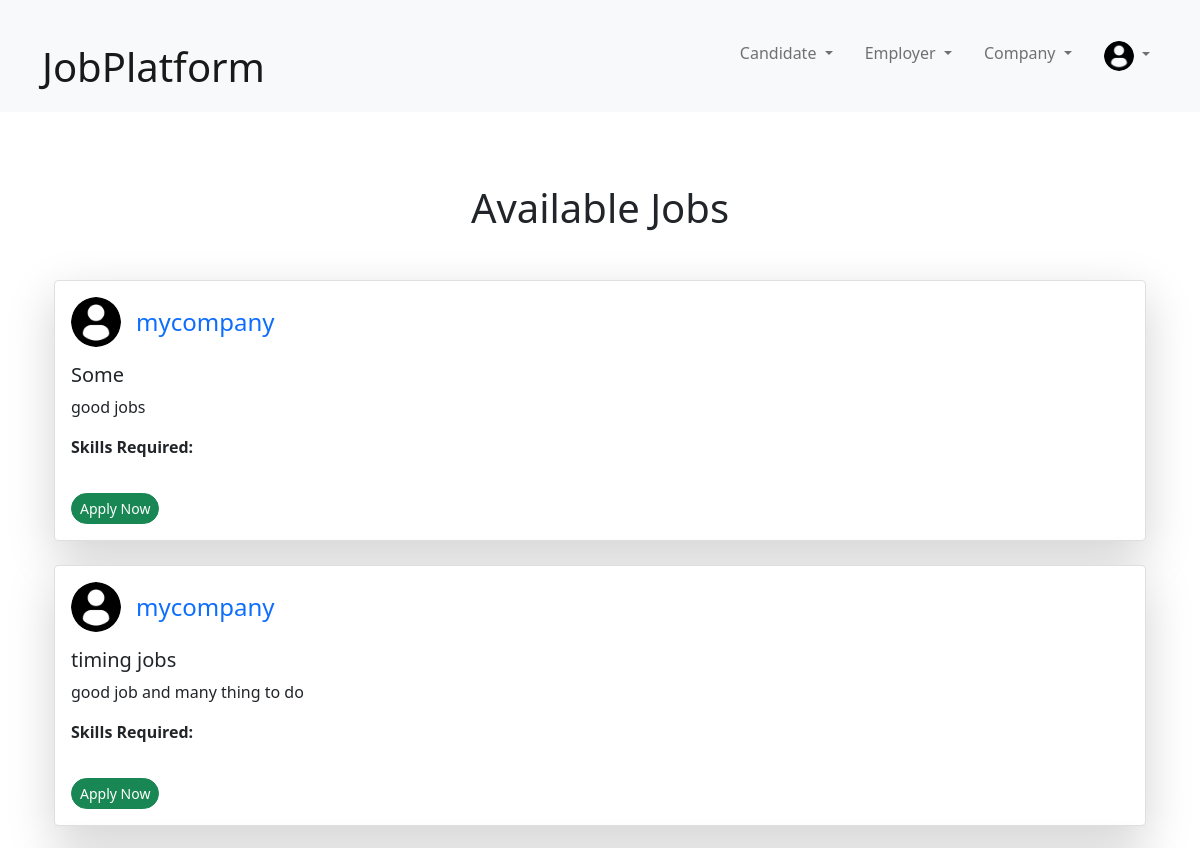
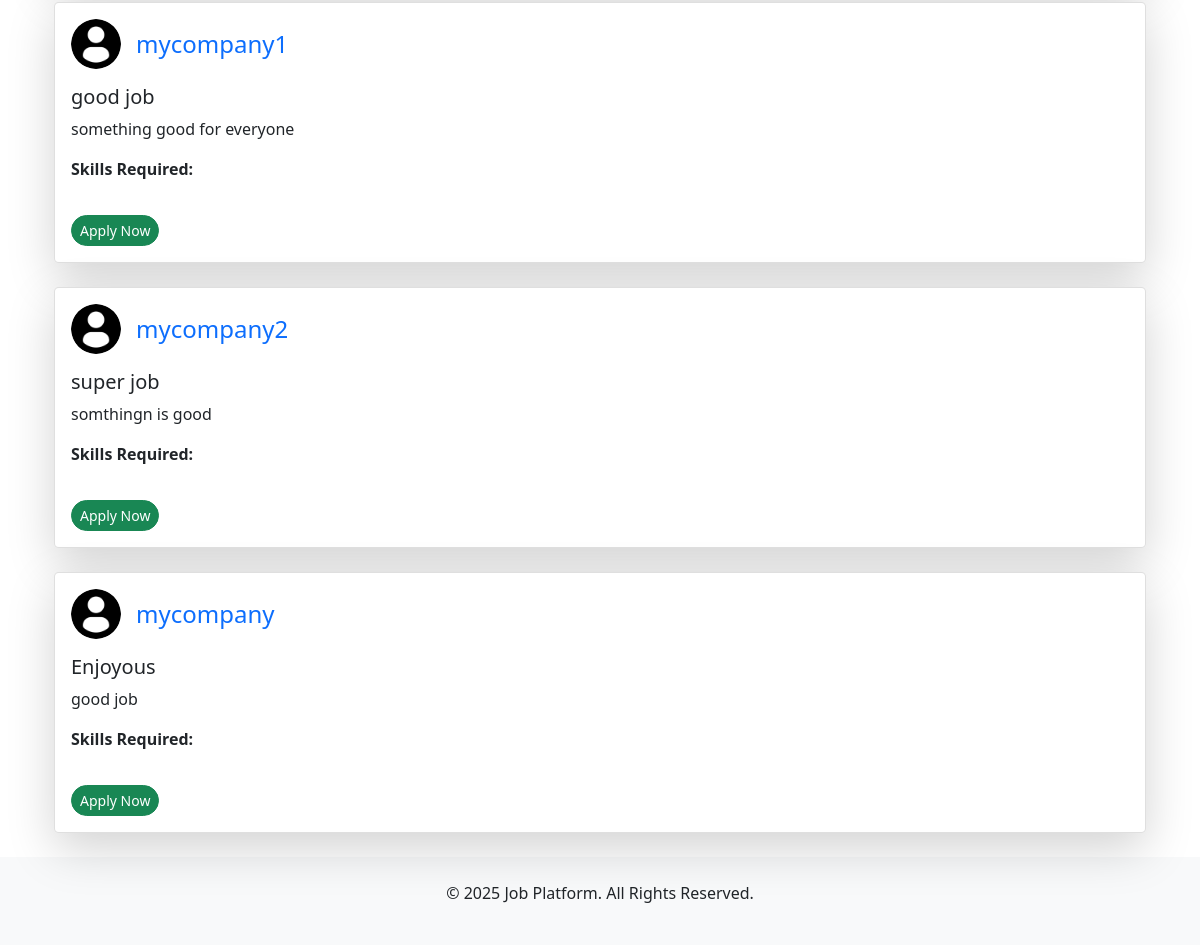
Page /jobs/ (signed in) on the committed database (2 pictures, top to bottom).
### jobs/models.py (models this page shows, shortened)
class Job(models.Model):
    id = models.AutoField(primary_key=True)
    title = models.CharField(max_length=200)
    description = models.TextField()
    keywords = models.CharField(max_length=200)
    company_name = models.CharField(max_length=200)
    posted_at = models.DateTimeField(auto_now_add=True)
    candidates = models.ManyToManyField(Candidate, through='JobApplication', related_name='applied_jobs')

### jobs/views.py (the view)
# urls.py: path('jobs/', views.job_list, name='job_list'),
@login_required
def job_list(request):
    cache_key = "job_list"
    jobs = cache.get(cache_key)
    if not jobs:
        jobs = Job.objects.all()
        cache.set(cache_key, jobs, 300)  # Cache for 5 minutes (300s)
    applied_jobs = []
    if request.user.is_authenticated and request.user.is_candidate:
        try:
            candidate = request.user.candidate_profile
            applied_jobs = candidate.applied_jobs.all()
        except Candidate.DoesNotExist:
            applied_jobs = []
    for job in jobs:
        job.keywords_list = job.keywords.split(",")
        job.applied = job in applied_jobs
    return render(request, 'jobs/job_list.html', {'jobs': jobs})

### templates/jobs/job_list.html (shortened to what this page needs)
{% extends 'base.html' %}
{% block content %}
<h1 class="text-center my-5">Available Jobs</h1>
{% load static %}
<div class="container">
    {% for job in jobs %}
    <div class="card shadow-lg mb-4 rounded-3">
        <div class="card-body">
            <div class="d-flex align-items-center mb-3">
                {% if job.company_logo %}
                    <img src="{{ job.company_logo.url }}" alt="{{ job.company_name }} Logo"
                        class="img-fluid rounded-circle" style="width: 50px; height: 50px; margin-right: 15px;">
                {% else %}
                    <img src="{% static 'images/default-profile.png' %}" alt="Default Logo"
                        class="img-fluid rounded-circle" style="width: 50px; height: 50px; margin-right: 15px;">
                {% endif %}
                <h4 class="card-title text-primary mb-0">{{ job.company_name }}</h4>
            </div>
            <h5 class="card-title text-dark mb-2">{{ job.title }}</h5>
            <p class="card-text">{{ job.description }}</p>
            <div class="mt-3">
                <strong>Skills Required:</strong>
            </div>
            <div class="mt-3">
                {% if not request.user.is_authenticated %}
                    <a href="{% url 'login' %}" class="btn btn-outline-primary btn-sm rounded-pill">Login to Apply</a>
                {% elif request.user.is_candidate %}
                    {% if job.applied %}
                        <button class="btn btn-secondary btn-sm rounded-pill" disabled>Applied</button>
                    {% else %}
                        <a href="{% url 'job_detail' job.id %}" class="btn btn-success btn-sm rounded-pill">Apply Now</a>
                    {% endif %}
                {% elif request.user.is_company %}
                    <button class="btn btn-secondary btn-sm rounded-pill" disabled>Apply Not Available</button>
                {% endif %}
            </div>
        </div>
    </div>
    {% endfor %}
</div>
{% endblock %}

### templates/base.html (shortened to what this page needs)
<!DOCTYPE html>
<html lang="en">
<head>
    <link rel="stylesheet" href="https://cdn.jsdelivr.net/npm/bootstrap@5.1.3/dist/css/bootstrap.min.css">
    {% load static %}
    <link rel="stylesheet" href="{% static 'css/styles.css' %}">
</head>
<body class="d-flex flex-column min-vh-100">
    <nav class="navbar navbar-expand-lg navbar-light bg-light">
        <div class="container">
            <a class="navbar-brand" href="/">
                <span class="ms-2"><h1>JobPlatform</h1></span>
            </a>
            <div class="collapse navbar-collapse" id="navbarNav">
                <ul class="navbar-nav ms-auto">
                    <li class="nav-item dropdown me-3">
                        <a class="nav-link dropdown-toggle" href="#" id="candidateDropdown" role="button" data-bs-toggle="dropdown">
                            Candidate
                        </a>
                    </li>
                    <li class="nav-item dropdown me-3">
                        <a class="nav-link dropdown-toggle" href="#" id="employerDropdown" role="button" data-bs-toggle="dropdown">
                            Employer
                        </a>
                    </li>
                    <li class="nav-item dropdown me-3">
                        <a class="nav-link dropdown-toggle" href="#" id="companyDropdown" role="button" data-bs-toggle="dropdown">
                            Company
                        </a>
                    </li>
                    {% if not user.is_authenticated %}
                    <li class="nav-item dropdown me-3">
                        <a class="btn btn-outline-primary dropdown-toggle" href="#" id="findJobDropdown" role="button" data-bs-toggle="dropdown">
                            Find a Job
                        </a>
                        <ul class="dropdown-menu">
                            <li><a class="dropdown-item" href="/login/candidate/">Login as Candidate</a></li>
                            <li><a class="dropdown-item" href="/register/candidate/">Register as Candidate</a></li>
                        </ul>
                    </li>
                    <li class="nav-item dropdown">
                        <a class="btn btn-primary dropdown-toggle" href="#" id="hireNowDropdown" role="button" data-bs-toggle="dropdown">
                            Hire Now
                        </a>
                        <ul class="dropdown-menu">
                            <li><a class="dropdown-item" href="/login/company/">Login as Employer</a></li>
                            <li><a class="dropdown-item" href="/register/company/">Register as Employer</a></li>
                        </ul>
                    </li>
                    {% else %}
                    <li class="nav-item dropdown">
                        <a class="nav-link dropdown-toggle" href="#" id="userDropdown" role="button" data-bs-toggle="dropdown">
                            <img src="{% if user.profile_image %}{{ user.profile_image.url }}{% else %}{% static 'images/default-profile.png' %}{% endif %}"
                                 alt="Profile Picture" class="rounded-circle" width="30" height="30">
                        </a>
                    </li>
                    {% endif %}
                </ul>
            </div>
        </div>
    </nav>
    <div class="container mt-4">
        {% block content %}
        {% endblock %}
    </div>
    <footer class="bg-light py-4 mt-auto  ">
        <div class="container text-center">
            <p>&copy; 2025 Job Platform. All Rights Reserved.</p>
        </div>
    </footer>
</body>
</html>

### static/css/styles.css (style rules this page uses)
.btn { margin-top: 10px; }
html, body { height: 100%; }

### rows in the picture
Job: company_name "mycompany", title "Some", description "good jobs", shows "Apply Now"
Job: company_name "mycompany", title "timing jobs", description "good job and many thing to do", shows "Apply Now"
Job: company_name "mycompany1", title "good job", description "something good for everyone", shows "Apply Now"
Job: company_name "mycompany2", title "super job", description "somthingn is good", shows "Apply Now"
Job: company_name "mycompany", title "Enjoyous", description "good job", shows "Apply Now"
